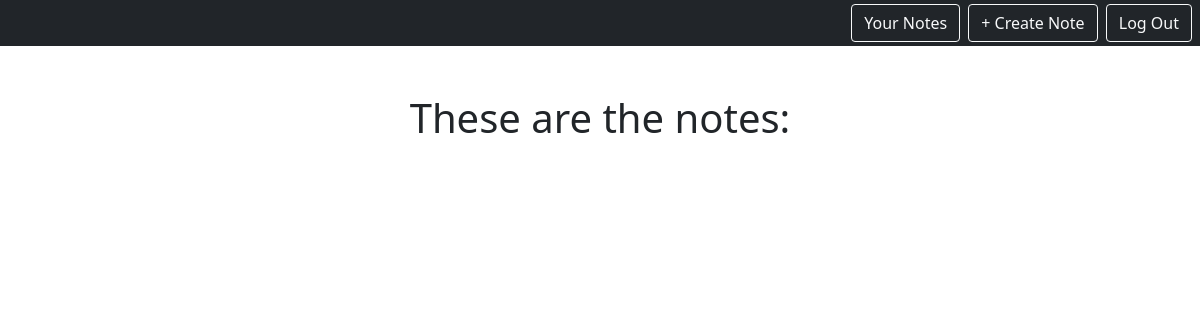
Page /smart/notes (signed in) on the earlier database version.
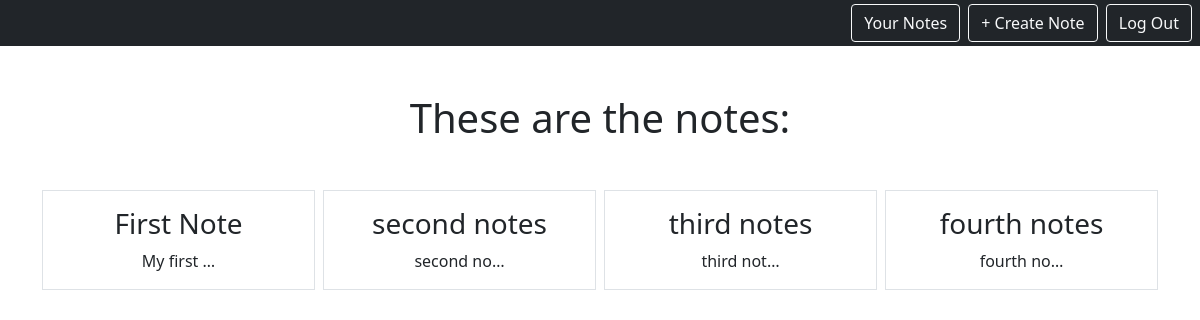
Same page on the later database version.
### notes/models.py (models this page shows)
class Notes(models.Model):
    title = models.CharField(max_length=200)
    text = models.TextField()
    created = models.DateTimeField(auto_now_add=True)
    user = models.ForeignKey(User, on_delete=models.CASCADE, related_name="notes")

### notes/views.py (the view)
# urls.py: path('notes', views.NotesListView.as_view(), name="notes.list"),
class NotesListView(LoginRequiredMixin, ListView):
    model = Notes
    context_object_name = "notes"
    template_name = "notes/notes_list.html"
    login_url="/admin"
    def get_queryset(self):
        return self.request.user.notes.all()

### notes/templates/notes/notes_list.html
{% extends 'base.html' %}
{% block content %}
    <h1 class="my-5">These are the notes:</h1>
    <div class="row row-col3 g-2">
        {% for note in notes %}
            <div class="col">
                <div class="p-3 border">
                    <a href="{% url 'notes.detail' pk=note.id %}" class="text-dark text-decoration-none"><h3>{{note.title}}</h3></a>
                    {{note.text|truncatechars:10}}
                </div>
            </div>
        {% endfor %}
    </div>
{% endblock %}

### static/templates/base.html (shortened to what this page needs)
{% load static %}
<html>
    <head>
        <link rel="stylesheet" type="text/css" href="{% static 'css/style.css' %}"/>
        <link href="https://cdn.jsdelivr.net/npm/bootstrap@5.0.2/dist/css/bootstrap.min.css" rel="stylesheet">
    </head>
    <body>
        <nav class='nav navbar-dark bg-dark p-1'>
            <div class='ms-auto'>
                {% if user.is_authenticated%}
                    <a href='{% url 'notes.list'%}' class='btn btn-outline-light me-1'>Your Notes</a>
                    <a href='{% url 'notes.new'%}' class='btn btn-outline-light me-1'> + Create Note</a>
                    <a href='{% url 'logout'%}' class='btn btn-outline-light me-1'>Log Out</a>
                {% else %}
                    <a href='{% url 'signup'%}' class='btn btn-outline-light me-1'>Sign Up</a>
                    <a href='{% url 'login'%}' class='btn btn-outline-light me-1'>Log In</a>
                {% endif %}
            </div>
        </nav>
        <div class="my-5 text-center center container">
            {%block content%}
            {% endblock %}
        </div>
    </body>
</html>

Differences in the rows shown:
added Notes: title "First Note", text "My first …"
added Notes: title "second notes", text "second no…"
added Notes: title "third notes", text "third not…"
added Notes: title "fourth notes", text "fourth no…"
